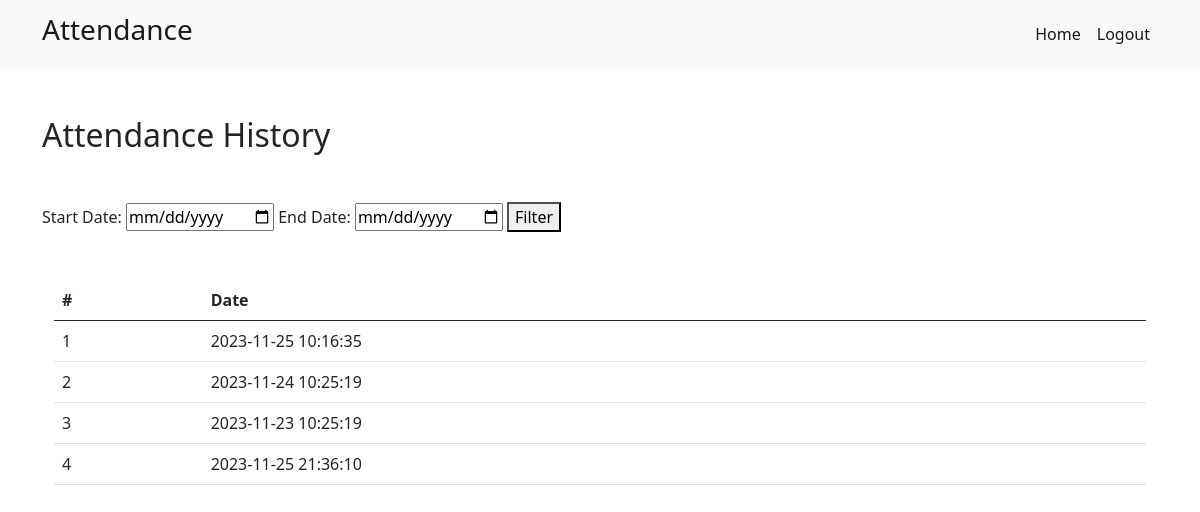
/pages/attendanceHistory.php (signed in), run on the app's committed database.
### tables this page shows
CREATE TABLE `attendance` (
  `id` int(11) NOT NULL,
  `student_id` int(11) DEFAULT NULL,
  `timestamp` timestamp NOT NULL DEFAULT current_timestamp(),
  `qr_code_data` varchar(255) DEFAULT NULL
);

### pages/attendanceHistory.php (the view, shortened to what this page needs)
<?php
include '../config/connection.php';
if (isset($_SESSION['student_id'])) {
    $studentId = $_SESSION['student_id'];
    $startDate = isset($_GET['start_date']) ? $_GET['start_date'] : '';
    $endDate = isset($_GET['end_date']) ? $_GET['end_date'] : '';
    $whereClause = "";
    $selectQuery = "SELECT * FROM attendance WHERE student_id = $studentId" . $whereClause;
    $query = mysqli_query($conn, $selectQuery);
?>
<!DOCTYPE html>
<html lang="en">
<head>
    <link href="https://cdn.jsdelivr.net/npm/bootstrap@5.0.2/dist/css/bootstrap.min.css" rel="stylesheet">
</head>
<body>
    <?php include('navbar.php'); ?>
    <div class="container">
        <h2 class="mb-5 mt-5">Attendance History</h2>
        <form action="" method="get">
            <label for="start_date">Start Date:</label>
            <input type="date" name="start_date" id="start_date" value="<?php echo $startDate; ?>">
            <label for="end_date">End Date:</label>
            <input type="date" name="end_date" id="end_date" value="<?php echo $endDate; ?>">
            <button type="submit">Filter</button>
        </form>
        <div class="container">
            <center>
            <table class="table mt-5">
            <thead>
                <tr>
                <th scope="col">#</th>
                <th scope="col">Date</th>
                </tr>
            </thead>
            <tbody>
                <?php
                    $count = 1;
                    while ($result = mysqli_fetch_assoc($query)) {
                        echo '<tr>';
                        echo '<td>' . $count++ . '</td>';
                        echo '<td>' . $result['timestamp'] . '</td>';
                        echo '</tr>';
                    }
                ?>
            </tbody>
        </table>
            </center>
        </div>
    </div>
</body>
</html>
<?php
} else {
    header('location: ../index.html');
    exit();
}
?>

### data on the page
attendance: timestamp "2023-11-25 10:16:35"
attendance: timestamp "2023-11-24 10:25:19"
attendance: timestamp "2023-11-23 10:25:19"
attendance: timestamp "2023-11-25 21:36:10"
